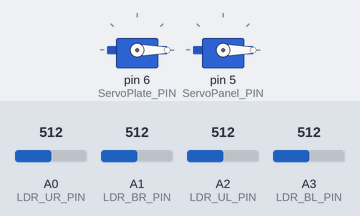
Bench run of a sketch on a simulated Arduino Uno, built with avr-gcc and run on an emulated ATmega328P. Shown: 2 × servo. Inputs (shaded band) come from the test bench; at power-on: A0 (LDR_UR_PIN) = 512, A1 (LDR_BR_PIN) = 512, A2 (LDR_UL_PIN) = 512, A3 (LDR_BL_PIN) = 512.

Above: at 1.2 s.
1.3 s: A0 (LDR_UR_PIN) set to 601
2.8 s: A0 (LDR_UR_PIN) set to 615
At 3.2 s:
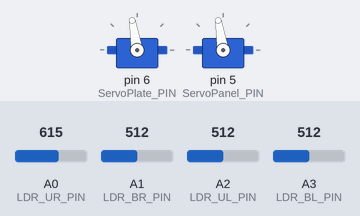
4.3 s: A1 (LDR_BR_PIN) set to 716
At 4.8 s:
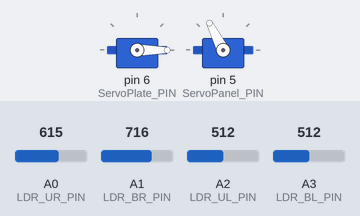
5.8 s: A2 (LDR_UL_PIN) set to 716
At 6.3 s:
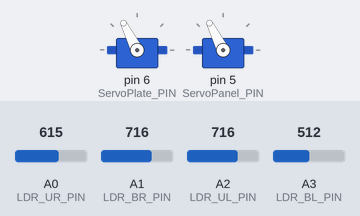
7.3 s: A3 (LDR_BL_PIN) set to 519
At 7.9 s:
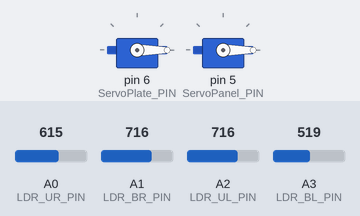
8.8 s: A1 (LDR_BR_PIN) set to 729
At 9.4 s:
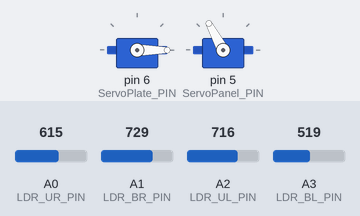
Timing chart, 0 to 11.3 s (numbered marks = the images above; inputs shaded):
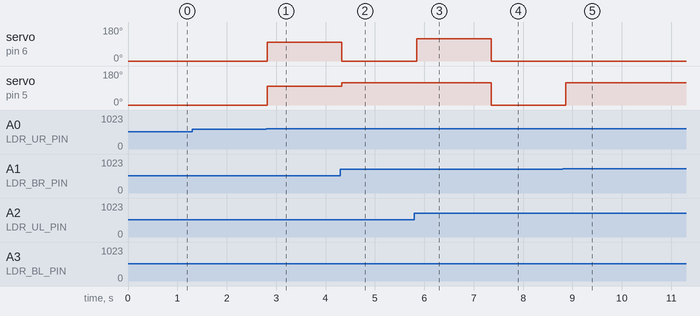

Measured:
- the behaviour switches between 614 and 615 on A0 (LDR_UR_PIN) (found by bisection; images 0 and 1)
- the behaviour switches between 512 and 513 on A3 (LDR_BL_PIN) (found by bisection; images 3 and 4)
- the behaviour switches between 722 and 723 on A1 (LDR_BR_PIN) (found by bisection; images 4 and 5)
- after the input at 1.3 s, every drawn part: stays the same
- after the input at 2.8 s, servo on pin 6 (ServoPlate_PIN), servo on pin 5 (ServoPanel_PIN): 0° → 99° at once
- after the input at 4.3 s, servo on pin 6 (ServoPlate_PIN): 99° → 0° at once; servo on pin 5 (ServoPanel_PIN): 99° → 117° at once
- after the input at 5.8 s, servo on pin 6 (ServoPlate_PIN): 0° → 117° at once
- after the input at 7.3 s, servo on pin 6 (ServoPlate_PIN), servo on pin 5 (ServoPanel_PIN): 117° → 0° after 0.06 s
- after the input at 8.8 s, servo on pin 5 (ServoPanel_PIN): 0° → 118° after 0.07 s

The sketch:

SolarPanelTrackerCode.ino
```cpp
#include "Servo.h"
extern "C"{
  #include "SolarPanelTracker.h"
  #include "rtwtypes.h"
}

#define LDR_UR_PIN A0
#define LDR_BR_PIN A1
#define LDR_UL_PIN A2
#define LDR_BL_PIN A3

Servo ServoPlate_PIN;
Servo ServoPanel_PIN;

void setup() {
  pinMode(LDR_UR_PIN, INPUT);
  pinMode(LDR_BR_PIN, INPUT);
  pinMode(LDR_UL_PIN, INPUT);
  pinMode(LDR_BL_PIN, INPUT);

  ServoPlate_PIN.attach(6);
  ServoPanel_PIN.attach(5);

  SolarPanelTracker_initialize();
}

void loop() {
  rtU.LDR_UR = analogRead(LDR_UR_PIN);
  rtU.LDR_BR = analogRead(LDR_BR_PIN);
  rtU.LDR_UL = analogRead(LDR_UL_PIN);
  rtU.LDR_BL = analogRead(LDR_BL_PIN);

  SolarPanelTracker_step();

  ServoPlate_PIN.write(rtY.ServoPlateRotation);
  ServoPanel_PIN.write(rtY.ServoPanelRotation);

  delay(100);
}
```

SolarPanelTracker.c
```cpp
// (licence header left out)
#include "SolarPanelTracker.h"
#include <math.h>
#include "rtwtypes.h"

/* Block signals and states (default storage) */
DW rtDW;

/* External inputs (root inport signals with default storage) */
ExtU rtU;

/* External outputs (root outports fed by signals with default storage) */
ExtY rtY;

/* Real-time model */
static RT_MODEL rtM_;
RT_MODEL *const rtM = &rtM_;

/* Model step function */
void SolarPanelTracker_step(void)
{
  real_T rtb_Add;
  real_T rtb_Add3;
  real_T rtb_Gain;
  real_T rtb_Gain2;
  real_T rtb_Gain3;

  /* Outputs for Atomic SubSystem: '<Root>/SolarPanelTracker' */
  /* Outputs for Atomic SubSystem: '<S1>/VoltageConversion' */
  /* Gain: '<S3>/Gain' incorporates:
   *  Inport: '<Root>/LDR_UR'
   */
  rtb_Gain = 0.0048875855327468231 * rtU.LDR_UR;

  /* Gain: '<S3>/Gain1' incorporates:
   *  Inport: '<Root>/LDR_BR'
   */
  rtb_Gain2 = 0.0048875855327468231 * rtU.LDR_BR;

  /* Sum: '<S3>/Add' */
  rtb_Add = rtb_Gain + rtb_Gain2;

  /* Gain: '<S3>/Gain3' incorporates:
   *  Inport: '<Root>/LDR_BL'
   */
  rtb_Gain3 = 0.0048875855327468231 * rtU.LDR_BL;

  /* Sum: '<S3>/Add3' */
  rtb_Add3 = rtb_Gain2 + rtb_Gain3;

  /* Gain: '<S3>/Gain2' incorporates:
   *  Inport: '<Root>/LDR_UL'
   */
  rtb_Gain2 = 0.0048875855327468231 * rtU.LDR_UL;

  /* Sum: '<S3>/Add1' */
  rtb_Gain3 += rtb_Gain2;

  /* Sum: '<S3>/Add2' */
  rtb_Gain += rtb_Gain2;

  /* End of Outputs for SubSystem: '<S1>/VoltageConversion' */

  /* Chart: '<S1>/ServoTrackerSystem' */
  if (rtDW.is_active_c3_SolarPanelTracker == 0) {
    rtDW.is_active_c3_SolarPanelTracker = 1U;
    if (fabs(rtb_Add - rtb_Gain3) <= 0.5) {
      /* Outport: '<Root>/ServoPanelRotation' */
      rtY.ServoPanelRotation = 0.0;
    } else if (rtb_Add > rtb_Gain3) {
      /* Outport: '<Root>/ServoPanelRotation' */
      rtY.ServoPanelRotation = rtb_Add / 2.0 * 255.0 / 5.0 * rtDW.ServoStepAngle;
    } else {
      /* Outport: '<Root>/ServoPanelRotation' */
      rtY.ServoPanelRotation = rtb_Gain3 / 2.0 * 255.0 / 5.0 *
        rtDW.ServoStepAngle;
    }

    if (fabs(rtb_Gain - rtb_Add3) <= 0.5) {
      /* Outport: '<Root>/ServoPlateRotation' */
      rtY.ServoPlateRotation = 0.0;
    } else if (rtb_Gain > rtb_Add3) {
      /* Outport: '<Root>/ServoPlateRotation' */
      rtY.ServoPlateRotation = rtb_Gain / 2.0 * 255.0 / 5.0 *
        rtDW.ServoStepAngle;
    } else {
      /* Outport: '<Root>/ServoPlateRotation' */
      rtY.ServoPlateRotation = rtb_Add3 / 2.0 * 255.0 / 5.0 *
        rtDW.ServoStepAngle;
    }
  } else {
    if (fabs(rtb_Add - rtb_Gain3) <= 0.5) {
      /* Outport: '<Root>/ServoPanelRotation' */
      rtY.ServoPanelRotation = 0.0;
    } else if (rtb_Add > rtb_Gain3) {
      /* Outport: '<Root>/ServoPanelRotation' */
      rtY.ServoPanelRotation = rtb_Add / 2.0 * 255.0 / 5.0 * rtDW.ServoStepAngle;
    } else {
      /* Outport: '<Root>/ServoPanelRotation' */
      rtY.ServoPanelRotation = rtb_Gain3 / 2.0 * 255.0 / 5.0 *
        rtDW.ServoStepAngle;
    }

    if (fabs(rtb_Gain - rtb_Add3) <= 0.5) {
      /* Outport: '<Root>/ServoPlateRotation' */
      rtY.ServoPlateRotation = 0.0;
    } else if (rtb_Gain > rtb_Add3) {
      /* Outport: '<Root>/ServoPlateRotation' */
      rtY.ServoPlateRotation = rtb_Gain / 2.0 * 255.0 / 5.0 *
        rtDW.ServoStepAngle;
    } else {
      /* Outport: '<Root>/ServoPlateRotation' */
      rtY.ServoPlateRotation = rtb_Add3 / 2.0 * 255.0 / 5.0 *
        rtDW.ServoStepAngle;
    }
  }

  /* End of Chart: '<S1>/ServoTrackerSystem' */
  /* End of Outputs for SubSystem: '<Root>/SolarPanelTracker' */
}

/* Model initialize function */
void SolarPanelTracker_initialize(void)
{
  /* SystemInitialize for Atomic SubSystem: '<Root>/SolarPanelTracker' */
  /* SystemInitialize for Chart: '<S1>/ServoTrackerSystem' */
  rtDW.ServoStepAngle = 0.70588235294117652;

  /* End of SystemInitialize for SubSystem: '<Root>/SolarPanelTracker' */
}

/*
 * File trailer for generated code.
 *
 * [EOF]
 */
```

SolarPanelTracker.h
```cpp
// (licence header left out)
#ifndef SolarPanelTracker_h_
#define SolarPanelTracker_h_
#ifndef SolarPanelTracker_COMMON_INCLUDES_
#define SolarPanelTracker_COMMON_INCLUDES_
#include "rtwtypes.h"
#endif                                 /* SolarPanelTracker_COMMON_INCLUDES_ */

/* Macros for accessing real-time model data structure */
#ifndef rtmGetErrorStatus
#define rtmGetErrorStatus(rtm)         ((rtm)->errorStatus)
#endif

#ifndef rtmSetErrorStatus
#define rtmSetErrorStatus(rtm, val)    ((rtm)->errorStatus = (val))
#endif

/* Forward declaration for rtModel */
typedef struct tag_RTM RT_MODEL;

/* Block signals and states (default storage) for system '<Root>' */
typedef struct {
  real_T ServoStepAngle;               /* '<S1>/ServoTrackerSystem' */
  uint8_T is_active_c3_SolarPanelTracker;/* '<S1>/ServoTrackerSystem' */
} DW;

/* External inputs (root inport signals with default storage) */
typedef struct {
  real_T LDR_UR;                       /* '<Root>/LDR_UR' */
  real_T LDR_BR;                       /* '<Root>/LDR_BR' */
  real_T LDR_UL;                       /* '<Root>/LDR_UL' */
  real_T LDR_BL;                       /* '<Root>/LDR_BL' */
} ExtU;

/* External outputs (root outports fed by signals with default storage) */
typedef struct {
  real_T ServoPlateRotation;           /* '<Root>/ServoPlateRotation' */
  real_T ServoPanelRotation;           /* '<Root>/ServoPanelRotation' */
} ExtY;

/* Real-time Model Data Structure */
struct tag_RTM {
  const char_T * volatile errorStatus;
};

/* Block signals and states (default storage) */
extern DW rtDW;

/* External inputs (root inport signals with default storage) */
extern ExtU rtU;

/* External outputs (root outports fed by signals with default storage) */
extern ExtY rtY;

/* Model entry point functions */
extern void SolarPanelTracker_initialize(void);
extern void SolarPanelTracker_step(void);

/* Real-time Model object */
extern RT_MODEL *const rtM;

/*-
 * The generated code includes comments that allow you to trace directly
 * back to the appropriate location in the model.  The basic format
 * is <system>/block_name, where system is the system number (uniquely
 * assigned by Simulink) and block_name is the name of the block.
 *
 * Use the MATLAB hilite_system command to trace the generated code back
 * to the model.  For example,
 *
 * hilite_system('<S3>')    - opens system 3
 * hilite_system('<S3>/Kp') - opens and selects block Kp which resides in S3
 *
 * Here is the system hierarchy for this model
 *
 * '<Root>' : 'SolarPanelTracker'
 * '<S1>'   : 'SolarPanelTracker/SolarPanelTracker'
 * '<S2>'   : 'SolarPanelTracker/SolarPanelTracker/ServoTrackerSystem'
 * '<S3>'   : 'SolarPanelTracker/SolarPanelTracker/VoltageConversion'
 */
#endif                                 /* SolarPanelTracker_h_ */

/*
 * File trailer for generated code.
 *
 * [EOF]
 */
```

rtwtypes.h
```cpp
// (licence header left out)
#ifndef RTWTYPES_H
#define RTWTYPES_H

/* Logical type definitions */
#if (!defined(__cplusplus))
#ifndef false
#define false                          (0U)
#endif

#ifndef true
#define true                           (1U)
#endif
#endif

/*=======================================================================*
 * Target hardware information
 *   Device type: Intel->x86-64 (Windows64)
 *   Number of bits:     char:   8    short:   16    int:  32
 *                       long:  32    long long:  64
 *                       native word size:  64
 *   Byte ordering: LittleEndian
 *   Signed integer division rounds to: Zero
 *   Shift right on a signed integer as arithmetic shift: on
 *=======================================================================*/

/*=======================================================================*
 * Fixed width word size data types:                                     *
 *   int8_T, int16_T, int32_T     - signed 8, 16, or 32 bit integers     *
 *   uint8_T, uint16_T, uint32_T  - unsigned 8, 16, or 32 bit integers   *
 *   real32_T, real64_T           - 32 and 64 bit floating point numbers *
 *=======================================================================*/
typedef signed char int8_T;
typedef unsigned char uint8_T;
typedef short int16_T;
typedef unsigned short uint16_T;
typedef int int32_T;
typedef unsigned int uint32_T;
typedef long long int64_T;
typedef unsigned long long uint64_T;
typedef float real32_T;
typedef double real64_T;

/*===========================================================================*
 * Generic type definitions: boolean_T, char_T, byte_T, int_T, uint_T,       *
 *                           real_T, time_T, ulong_T, ulonglong_T.           *
 *===========================================================================*/
typedef double real_T;
typedef double time_T;
typedef unsigned char boolean_T;
typedef int int_T;
typedef unsigned int uint_T;
typedef unsigned long ulong_T;
typedef unsigned long long ulonglong_T;
typedef char char_T;
typedef unsigned char uchar_T;
typedef char_T byte_T;

/*=======================================================================*
 * Min and Max:                                                          *
 *   int8_T, int16_T, int32_T     - signed 8, 16, or 32 bit integers     *
 *   uint8_T, uint16_T, uint32_T  - unsigned 8, 16, or 32 bit integers   *
 *=======================================================================*/
#define MAX_int8_T                     ((int8_T)(127))
#define MIN_int8_T                     ((int8_T)(-128))
#define MAX_uint8_T                    ((uint8_T)(255U))
#define MAX_int16_T                    ((int16_T)(32767))
#define MIN_int16_T                    ((int16_T)(-32768))
#define MAX_uint16_T                   ((uint16_T)(65535U))
#define MAX_int32_T                    ((int32_T)(2147483647))
#define MIN_int32_T                    ((int32_T)(-2147483647-1))
#define MAX_uint32_T                   ((uint32_T)(0xFFFFFFFFU))
#define MAX_int64_T                    ((int64_T)(9223372036854775807LL))
#define MIN_int64_T                    ((int64_T)(-9223372036854775807LL-1LL))
#define MAX_uint64_T                   ((uint64_T)(0xFFFFFFFFFFFFFFFFULL))

/* Block D-Work pointer type */
typedef void * pointer_T;

#endif                                 /* RTWTYPES_H */

/*
 * File trailer for generated code.
 *
 * [EOF]
 */
```
